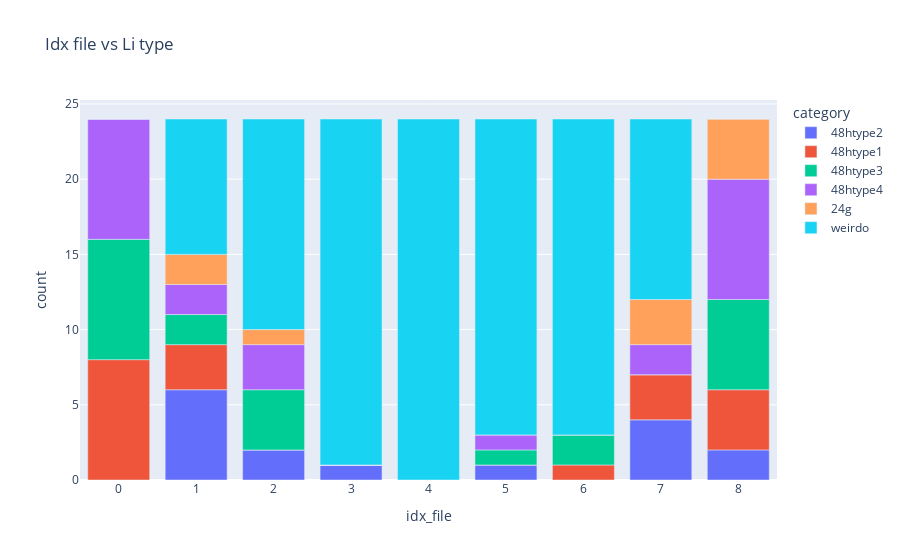

This figure's notebook cell:
### Code cell
Mapping.Labelling.get_amount_type(file_loc_important_cols, litype, el = "Li")
df_amount_type = Plot.Mapping.Labelling.plot_amount_type(file_loc_important_cols, litype, el, style, category_labels)

### Figure 1 — Plotly figure (JSON) as saved in the notebook; plotly's stock layout.template omitted (floating-point values rounded to 4 significant figures)
{"data": [{"alignmentgroup": "True", "hovertemplate": "category=48htype2<br>idx_file=%{x}<br>count=%{y}<extra></extra>", "legendgroup": "48htype2", "marker": {"color": "#636efa", "pattern": {"shape": ""}}, "name": "48htype2", "offsetgroup": "48htype2", "orientation": "v", "showlegend": true, "textposition": "auto", "type": "bar", "x": [0, 1, 2, 3, 4, 5, 6, 7, 8], "xaxis": "x", "y": [0, 6, 2, 1, 0, 1, 0, 4, 2], "yaxis": "y"}, {"alignmentgroup": "True", "hovertemplate": "category=48htype1<br>idx_file=%{x}<br>count=%{y}<extra></extra>", "legendgroup": "48htype1", "marker": {"color": "#EF553B", "pattern": {"shape": ""}}, "name": "48htype1", "offsetgroup": "48htype1", "orientation": "v", "showlegend": true, "textposition": "auto", "type": "bar", "x": [0, 1, 2, 3, 4, 5, 6, 7, 8], "xaxis": "x", "y": [8, 3, 0, 0, 0, 0, 1, 3, 4], "yaxis": "y"}, {"alignmentgroup": "True", "hovertemplate": "category=48htype3<br>idx_file=%{x}<br>count=%{y}<extra></extra>", "legendgroup": "48htype3", "marker": {"color": "#00cc96", "pattern": {"shape": ""}}, "name": "48htype3", "offsetgroup": "48htype3", "orientation": "v", "showlegend": true, "textposition": "auto", "type": "bar", "x": [0, 1, 2, 3, 4, 5, 6, 7, 8], "xaxis": "x", "y": [8, 2, 4, 0, 0, 1, 2, 0, 6], "yaxis": "y"}, {"alignmentgroup": "True", "hovertemplate": "category=48htype4<br>idx_file=%{x}<br>count=%{y}<extra></extra>", "legendgroup": "48htype4", "marker": {"color": "#ab63fa", "pattern": {"shape": ""}}, "name": "48htype4", "offsetgroup": "48htype4", "orientation": "v", "showlegend": true, "textposition": "auto", "type": "bar", "x": [0, 1, 2, 3, 4, 5, 6, 7, 8], "xaxis": "x", "y": [8, 2, 3, 0, 0, 1, 0, 2, 8], "yaxis": "y"}, {"alignmentgroup": "True", "hovertemplate": "category=24g<br>idx_file=%{x}<br>count=%{y}<extra></extra>", "legendgroup": "24g", "marker": {"color": "#FFA15A", "pattern": {"shape": ""}}, "name": "24g", "offsetgroup": "24g", "orientation": "v", "showlegend": true, "textposition": "auto", "type": "bar", "x": [0, 1, 2, 3, 4, 5, 6, 7, 8], "xaxis": "x", "y": [0, 2, 1, 0, 0, 0, 0, 3, 4], "yaxis": "y"}, {"alignmentgroup": "True", "hovertemplate": "category=weirdo<br>idx_file=%{x}<br>count=%{y}<extra></extra>", "legendgroup": "weirdo", "marker": {"color": "#19d3f3", "pattern": {"shape": ""}}, "name": "weirdo", "offsetgroup": "weirdo", "orientation": "v", "showlegend": true, "textposition": "auto", "type": "bar", "x": [0, 1, 2, 3, 4, 5, 6, 7, 8], "xaxis": "x", "y": [0, 9, 14, 23, 24, 21, 21, 12, 0], "yaxis": "y"}], "layout": {"barmode": "relative", "legend": {"title": {"text": "category"}, "tracegroupgap": 0}, "title": {"text": "Idx file vs Li type"}, "xaxis": {"anchor": "y", "domain": [0, 1], "title": {"text": "idx_file"}}, "yaxis": {"anchor": "x", "domain": [0, 1], "title": {"text": "count"}}}}
